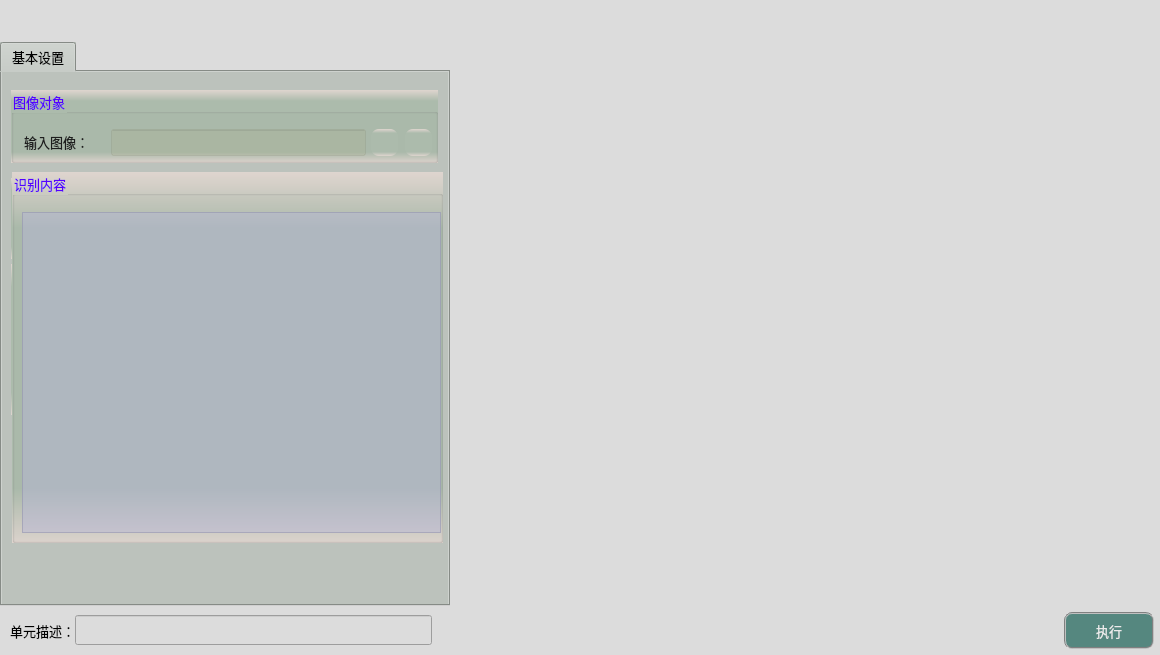
<?xml version="1.0" encoding="UTF-8"?>
<ui version="4.0">
 <class>frmQRcodeIdentifyClass</class>
 <widget class="QDialog" name="frmQRcodeIdentifyClass">
  <property name="geometry">
   <rect>
    <x>0</x>
    <y>0</y>
    <width>1160</width>
    <height>655</height>
   </rect>
  </property>
  <property name="sizePolicy">
   <sizepolicy hsizetype="Fixed" vsizetype="Fixed">
    <horstretch>0</horstretch>
    <verstretch>0</verstretch>
   </sizepolicy>
  </property>
  <property name="minimumSize">
   <size>
    <width>1160</width>
    <height>655</height>
   </size>
  </property>
  <property name="maximumSize">
   <size>
    <width>1160</width>
    <height>655</height>
   </size>
  </property>
  <property name="windowTitle">
   <string>二维码识别</string>
  </property>
  <property name="styleSheet">
   <string notr="true">background-color: rgb(220, 220, 220);</string>
  </property>
  <layout class="QGridLayout" name="gridLayout">
   <property name="leftMargin">
    <number>0</number>
   </property>
   <property name="topMargin">
    <number>0</number>
   </property>
   <property name="rightMargin">
    <number>0</number>
   </property>
   <property name="bottomMargin">
    <number>0</number>
   </property>
   <property name="spacing">
    <number>1</number>
   </property>
   <item row="0" column="0">
    <spacer name="verticalSpacer_2">
     <property name="orientation">
      <enum>Qt::Vertical</enum>
     </property>
     <property name="sizeType">
      <enum>QSizePolicy::Fixed</enum>
     </property>
     <property name="sizeHint" stdset="0">
      <size>
       <width>20</width>
       <height>42</height>
      </size>
     </property>
    </spacer>
   </item>
   <item row="1" column="0">
    <widget class="QTabWidget" name="tabWidget">
     <property name="sizePolicy">
      <sizepolicy hsizetype="Fixed" vsizetype="Expanding">
       <horstretch>0</horstretch>
       <verstretch>0</verstretch>
      </sizepolicy>
     </property>
     <property name="minimumSize">
      <size>
       <width>450</width>
       <height>550</height>
      </size>
     </property>
     <property name="maximumSize">
      <size>
       <width>16777215</width>
       <height>16777215</height>
      </size>
     </property>
     <property name="font">
      <font>
       <family>微软雅黑</family>
       <pointsize>10</pointsize>
      </font>
     </property>
     <property name="styleSheet">
      <string notr="true">background-color: #bcc2bc;</string>
     </property>
     <property name="currentIndex">
      <number>0</number>
     </property>
     <widget class="QWidget" name="tab">
      <attribute name="title">
       <string>基本设置</string>
      </attribute>
      <widget class="QGroupBox" name="groupC1">
       <property name="geometry">
        <rect>
         <x>9</x>
         <y>18</y>
         <width>427</width>
         <height>73</height>
        </rect>
       </property>
       <property name="font">
        <font>
         <family>微软雅黑</family>
         <pointsize>10</pointsize>
        </font>
       </property>
       <property name="styleSheet">
        <string notr="true">background-color: qlineargradient(x1:0, y1:0, x2:0, y2:1, stop:0 #dfd5cf, stop: 0.15 #acbbac, stop: 0.85 #acbbac,stop:1 #dfd5cf);
color: rgb(85, 0, 255);</string>
       </property>
       <property name="title">
        <string>图像对象</string>
       </property>
       <widget class="QLabel" name="label_4">
        <property name="geometry">
         <rect>
          <x>13</x>
          <y>42</y>
          <width>79</width>
          <height>19</height>
         </rect>
        </property>
        <property name="font">
         <font>
          <family>微软雅黑</family>
          <pointsize>10</pointsize>
         </font>
        </property>
        <property name="styleSheet">
         <string notr="true">color: rgb(30, 30, 30);
background: transparent;</string>
        </property>
        <property name="text">
         <string>输入图像：</string>
        </property>
       </widget>
       <widget class="QLineEdit" name="txtLinkImage">
        <property name="geometry">
         <rect>
          <x>100</x>
          <y>39</y>
          <width>255</width>
          <height>27</height>
         </rect>
        </property>
        <property name="font">
         <font>
          <family>微软雅黑</family>
          <pointsize>10</pointsize>
         </font>
        </property>
        <property name="styleSheet">
         <string notr="true">color: rgb(0, 0, 200);
background-color: rgba(170, 170, 127,50);</string>
        </property>
        <property name="alignment">
         <set>Qt::AlignCenter</set>
        </property>
        <property name="readOnly">
         <bool>true</bool>
        </property>
       </widget>
       <widget class="QPushButton" name="btnLinkImage">
        <property name="geometry">
         <rect>
          <x>360</x>
          <y>39</y>
          <width>27</width>
          <height>27</height>
         </rect>
        </property>
        <property name="toolTip">
         <string>链接图像</string>
        </property>
        <property name="styleSheet">
         <string notr="true">QWidget{ border:none;border-radius: 8px;padding: 2px 4px;}
QPushButton:hover{ background-color: rgba(85, 150, 127, 100);}
QPushButton:pressed{background-color: rgba(85, 180, 127, 160);}</string>
        </property>
        <property name="text">
         <string/>
        </property>
        <property name="icon">
         <iconset resource="sub_res.qrc">
          <normaloff>:/resource/link.png</normaloff>:/resource/link.png</iconset>
        </property>
        <property name="iconSize">
         <size>
          <width>27</width>
          <height>27</height>
         </size>
        </property>
       </widget>
       <widget class="QPushButton" name="btnDelLinkImage">
        <property name="geometry">
         <rect>
          <x>394</x>
          <y>39</y>
          <width>27</width>
          <height>27</height>
         </rect>
        </property>
        <property name="toolTip">
         <string>删除图像链接</string>
        </property>
        <property name="styleSheet">
         <string notr="true">QWidget{ border:none;border-radius: 8px;padding: 2px 4px;}
QPushButton:hover{ background-color: rgba(226, 142, 162, 100);}
QPushButton:pressed{background-color: rgba(226, 172, 162, 200);}</string>
        </property>
        <property name="text">
         <string/>
        </property>
        <property name="icon">
         <iconset resource="sub_res.qrc">
          <normaloff>:/resource/del_link.png</normaloff>:/resource/del_link.png</iconset>
        </property>
        <property name="iconSize">
         <size>
          <width>27</width>
          <height>27</height>
         </size>
        </property>
       </widget>
      </widget>
      <widget class="QGroupBox" name="groupC_2">
       <property name="enabled">
        <bool>false</bool>
       </property>
       <property name="geometry">
        <rect>
         <x>9</x>
         <y>106</y>
         <width>427</width>
         <height>81</height>
        </rect>
       </property>
       <property name="font">
        <font>
         <family>微软雅黑</family>
         <pointsize>10</pointsize>
        </font>
       </property>
       <property name="styleSheet">
        <string notr="true">background-color: qlineargradient(x1:0, y1:0, x2:0, y2:1, stop:0 #dfd5cf, stop: 0.15 #acbbac, stop: 0.85 #acbbac,stop:1 #dfd5cf);
color: rgb(85, 0, 255);</string>
       </property>
       <property name="title">
        <string>二维码类型</string>
       </property>
       <widget class="QLabel" name="label_5">
        <property name="geometry">
         <rect>
          <x>13</x>
          <y>39</y>
          <width>151</width>
          <height>19</height>
         </rect>
        </property>
        <property name="font">
         <font>
          <family>微软雅黑</family>
          <pointsize>10</pointsize>
         </font>
        </property>
        <property name="styleSheet">
         <string notr="true">color: rgb(30, 30, 30);
background: transparent;</string>
        </property>
        <property name="text">
         <string>支持的二维码类型：</string>
        </property>
       </widget>
       <widget class="QComboBox" name="comboMode">
        <property name="geometry">
         <rect>
          <x>166</x>
          <y>34</y>
          <width>120</width>
          <height>30</height>
         </rect>
        </property>
        <property name="sizePolicy">
         <sizepolicy hsizetype="Fixed" vsizetype="Fixed">
          <horstretch>0</horstretch>
          <verstretch>0</verstretch>
         </sizepolicy>
        </property>
        <property name="minimumSize">
         <size>
          <width>120</width>
          <height>30</height>
         </size>
        </property>
        <property name="maximumSize">
         <size>
          <width>188</width>
          <height>16777215</height>
         </size>
        </property>
        <property name="font">
         <font>
          <family>微软雅黑</family>
          <pointsize>10</pointsize>
         </font>
        </property>
        <property name="styleSheet">
         <string notr="true">QComboBox {
    border: 1px solid gray;
    border-radius: 2px;    
    color: rgb(0, 0, 200);
	background-color: rgba(170, 170, 127,100);
}
QComboBox::drop-down {
    subcontrol-origin: padding;
    subcontrol-position: top right;
    width: 15px; 
    border-left-width: 1px;
    border-left-color: darkgray;
    border-left-style: solid;
    border-top-right-radius: 3px;
    border-bottom-right-radius: 3px;
}

QComboBox::down-arrow {
    image: url(:/resource/down.png);
} 
QComboBox::down-arrow:on {
    top: 1px;
    left: 1px;
}</string>
        </property>
        <property name="sizeAdjustPolicy">
         <enum>QComboBox::AdjustToContents</enum>
        </property>
        <item>
         <property name="text">
          <string>QRCode</string>
         </property>
        </item>
       </widget>
      </widget>
      <widget class="QGroupBox" name="groupC3">
       <property name="enabled">
        <bool>false</bool>
       </property>
       <property name="geometry">
        <rect>
         <x>9</x>
         <y>192</y>
         <width>427</width>
         <height>151</height>
        </rect>
       </property>
       <property name="font">
        <font>
         <family>微软雅黑</family>
         <pointsize>10</pointsize>
        </font>
       </property>
       <property name="styleSheet">
        <string notr="true">background-color: qlineargradient(x1:0, y1:0, x2:0, y2:1, stop:0 #dfd5cf, stop: 0.15 #acbbac, stop: 0.85 #acbbac,stop:1 #dfd5cf);
color: rgb(85, 0, 255);</string>
       </property>
       <property name="title">
        <string>二维码参数</string>
       </property>
       <widget class="QGroupBox" name="groupC4">
        <property name="geometry">
         <rect>
          <x>12</x>
          <y>34</y>
          <width>403</width>
          <height>67</height>
         </rect>
        </property>
        <property name="font">
         <font>
          <family>微软雅黑</family>
          <pointsize>10</pointsize>
         </font>
        </property>
        <property name="styleSheet">
         <string notr="true">background-color: #acbbac;
color: rgb(0, 0, 127);</string>
        </property>
        <property name="title">
         <string>图像相乘参数</string>
        </property>
        <widget class="QDoubleSpinBox" name="spinMulValue">
         <property name="geometry">
          <rect>
           <x>97</x>
           <y>32</y>
           <width>85</width>
           <height>27</height>
          </rect>
         </property>
         <property name="font">
          <font>
           <family>微软雅黑</family>
           <pointsize>11</pointsize>
          </font>
         </property>
         <property name="styleSheet">
          <string notr="true">QWidget{color: rgb(85, 0, 255);background-color: rgb(180, 180, 210);}
QDoubleSpinBox::up-button{
    border:transparent;
}
QDoubleSpinBox::down-button{
    border:transparent;
}
QDoubleSpinBox::up-arrow{
    image:url(:/resource/up.png);
}
QDoubleSpinBox::down-arrow{
    image:url(:/resource/down.png);
}</string>
         </property>
         <property name="alignment">
          <set>Qt::AlignCenter</set>
         </property>
         <property name="decimals">
          <number>3</number>
         </property>
         <property name="maximum">
          <double>21.000000000000000</double>
         </property>
         <property name="singleStep">
          <double>0.010000000000000</double>
         </property>
         <property name="value">
          <double>0.003000000000000</double>
         </property>
        </widget>
        <widget class="QLabel" name="label_52">
         <property name="geometry">
          <rect>
           <x>13</x>
           <y>36</y>
           <width>83</width>
           <height>19</height>
          </rect>
         </property>
         <property name="font">
          <font>
           <family>微软雅黑</family>
           <pointsize>10</pointsize>
          </font>
         </property>
         <property name="styleSheet">
          <string notr="true">color: rgb(30, 30, 30);
background: transparent;</string>
         </property>
         <property name="text">
          <string>相乘系数：</string>
         </property>
        </widget>
       </widget>
       <widget class="QPushButton" name="btnTestImage">
        <property name="geometry">
         <rect>
          <x>334</x>
          <y>120</y>
          <width>83</width>
          <height>32</height>
         </rect>
        </property>
        <property name="sizePolicy">
         <sizepolicy hsizetype="Fixed" vsizetype="Fixed">
          <horstretch>0</horstretch>
          <verstretch>0</verstretch>
         </sizepolicy>
        </property>
        <property name="minimumSize">
         <size>
          <width>60</width>
          <height>30</height>
         </size>
        </property>
        <property name="font">
         <font>
          <family>微软雅黑</family>
          <pointsize>9</pointsize>
         </font>
        </property>
        <property name="styleSheet">
         <string notr="true">QWidget{ background-color: rgba(9, 42, 87, 200);}
QWidget{ color: rgb(235, 235, 235);}
QWidget{ border: 2px groove gray;border-radius: 5px;padding: 2px 4px;}
QPushButton:hover{ background-color: rgb(9, 62, 87);}
QPushButton:pressed{background-color: rgb(9, 82, 87);}</string>
        </property>
        <property name="text">
         <string>测试图像</string>
        </property>
       </widget>
       <widget class="QLabel" name="label_8">
        <property name="geometry">
         <rect>
          <x>285</x>
          <y>118</y>
          <width>43</width>
          <height>35</height>
         </rect>
        </property>
        <property name="font">
         <font>
          <family>黑体</family>
          <pointsize>12</pointsize>
         </font>
        </property>
        <property name="styleSheet">
         <string notr="true">color: rgb(30, 30, 30);
background: transparent;</string>
        </property>
        <property name="text">
         <string/>
        </property>
        <property name="pixmap">
         <pixmap resource="sub_res.qrc">:/resource/a_right.png</pixmap>
        </property>
        <property name="scaledContents">
         <bool>true</bool>
        </property>
       </widget>
      </widget>
      <widget class="QGroupBox" name="groupC6">
       <property name="geometry">
        <rect>
         <x>10</x>
         <y>100</y>
         <width>431</width>
         <height>371</height>
        </rect>
       </property>
       <property name="font">
        <font>
         <family>微软雅黑</family>
         <pointsize>10</pointsize>
        </font>
       </property>
       <property name="styleSheet">
        <string notr="true">background-color: qlineargradient(x1:0, y1:0, x2:0, y2:1, stop:0 #dfd5cf, stop: 0.15 #acbbac, stop: 0.85 #acbbac,stop:1 #dfd5cf);
color: rgb(85, 0, 255);</string>
       </property>
       <property name="title">
        <string>识别内容</string>
       </property>
       <widget class="QTextEdit" name="txtMsg">
        <property name="geometry">
         <rect>
          <x>10</x>
          <y>40</y>
          <width>419</width>
          <height>321</height>
         </rect>
        </property>
        <property name="font">
         <font>
          <family>微软雅黑</family>
         </font>
        </property>
        <property name="styleSheet">
         <string notr="true">QTextEdit         
{
    background-color: rgba(180, 180, 215,120);    
    gridline-color: rgba(220, 220, 255,255);
    color: rgba(20, 20, 20,200);
}
QScrollBar:vertical{ 
		background:#FFFFF2;
		padding-top:20px;
		padding-bottom:20px;
		padding-left:2px;
		padding-right:2px;
		border-left:1px solid #d7d7d7;}
QScrollBar::handle:vertical{
		background:#dbdbdb;
		border-radius:6px;
		min-height:20px;}
QScrollBar::handle:vertical:hover{
		background:#d0d0d0;}
QScrollBar::add-line:vertical{
		background:url(:/resource/down.png) center no-repeat;}
QScrollBar::sub-line:vertical{
		background:url(:/resource/up.png) center no-repeat;}
QScrollBar:horizontal{ 
		background:#FFFFF2;
		padding-top:20px;
		padding-bottom:20px;
		padding-left:2px;
		padding-right:2px;
		border-left:1px solid #d7d7d7;}
QScrollBar::handle:horizontal{
		background:#dbdbdb;
		border-radius:6px;
		min-height:20px;}
QScrollBar::handle:horizontal:hover{
		background:#d0d0d0;}
QScrollBar::add-line:horizontal{
		background:url(:/resource/right.png) center no-repeat;}
QScrollBar::sub-line:horizontal{
		background:url(:/resource/left.png) center no-repeat;}</string>
        </property>
        <property name="readOnly">
         <bool>true</bool>
        </property>
       </widget>
      </widget>
     </widget>
    </widget>
   </item>
   <item row="3" column="0" colspan="3">
    <layout class="QHBoxLayout" name="horizontalLayout">
     <property name="spacing">
      <number>0</number>
     </property>
     <property name="bottomMargin">
      <number>6</number>
     </property>
     <item>
      <spacer name="horizontalSpacer">
       <property name="orientation">
        <enum>Qt::Horizontal</enum>
       </property>
       <property name="sizeType">
        <enum>QSizePolicy::Fixed</enum>
       </property>
       <property name="sizeHint" stdset="0">
        <size>
         <width>10</width>
         <height>20</height>
        </size>
       </property>
      </spacer>
     </item>
     <item>
      <widget class="QLabel" name="label_3">
       <property name="sizePolicy">
        <sizepolicy hsizetype="Fixed" vsizetype="Fixed">
         <horstretch>0</horstretch>
         <verstretch>0</verstretch>
        </sizepolicy>
       </property>
       <property name="maximumSize">
        <size>
         <width>83</width>
         <height>25</height>
        </size>
       </property>
       <property name="font">
        <font>
         <family>微软雅黑</family>
         <pointsize>10</pointsize>
        </font>
       </property>
       <property name="styleSheet">
        <string notr="true">background-color: rgba(255, 255, 255, 0);</string>
       </property>
       <property name="text">
        <string>单元描述：</string>
       </property>
      </widget>
     </item>
     <item>
      <widget class="QLineEdit" name="txtDescribe">
       <property name="sizePolicy">
        <sizepolicy hsizetype="Fixed" vsizetype="Fixed">
         <horstretch>0</horstretch>
         <verstretch>0</verstretch>
        </sizepolicy>
       </property>
       <property name="minimumSize">
        <size>
         <width>357</width>
         <height>30</height>
        </size>
       </property>
       <property name="maximumSize">
        <size>
         <width>16777215</width>
         <height>30</height>
        </size>
       </property>
       <property name="font">
        <font>
         <family>微软雅黑</family>
         <pointsize>10</pointsize>
        </font>
       </property>
      </widget>
     </item>
     <item>
      <spacer name="horizontalSpacer_8">
       <property name="orientation">
        <enum>Qt::Horizontal</enum>
       </property>
       <property name="sizeHint" stdset="0">
        <size>
         <width>40</width>
         <height>20</height>
        </size>
       </property>
      </spacer>
     </item>
     <item>
      <widget class="QPushButton" name="btnExecute">
       <property name="minimumSize">
        <size>
         <width>90</width>
         <height>37</height>
        </size>
       </property>
       <property name="font">
        <font>
         <family>微软雅黑</family>
         <pointsize>10</pointsize>
        </font>
       </property>
       <property name="styleSheet">
        <string notr="true">QWidget{ background-color: rgb(85, 135, 127);}
QWidget{ color: rgb(235, 235, 235);}
QWidget{ border: 2px groove gray;border-radius: 8px;padding: 2px 4px;}
QPushButton:hover{ background-color: rgb(85, 155, 127);}
QPushButton:pressed{background-color: rgb(85, 175, 127);}</string>
       </property>
       <property name="text">
        <string>执行</string>
       </property>
      </widget>
     </item>
     <item>
      <spacer name="horizontalSpacer_2">
       <property name="orientation">
        <enum>Qt::Horizontal</enum>
       </property>
       <property name="sizeType">
        <enum>QSizePolicy::Fixed</enum>
       </property>
       <property name="sizeHint" stdset="0">
        <size>
         <width>6</width>
         <height>20</height>
        </size>
       </property>
      </spacer>
     </item>
    </layout>
   </item>
   <item row="0" column="2">
    <spacer name="verticalSpacer">
     <property name="orientation">
      <enum>Qt::Vertical</enum>
     </property>
     <property name="sizeType">
      <enum>QSizePolicy::Fixed</enum>
     </property>
     <property name="sizeHint" stdset="0">
      <size>
       <width>20</width>
       <height>42</height>
      </size>
     </property>
    </spacer>
   </item>
   <item row="1" column="2">
    <layout class="QGridLayout" name="imageLayout">
     <property name="spacing">
      <number>1</number>
     </property>
    </layout>
   </item>
   <item row="2" column="0">
    <spacer name="verticalSpacer_4">
     <property name="orientation">
      <enum>Qt::Vertical</enum>
     </property>
     <property name="sizeType">
      <enum>QSizePolicy::Fixed</enum>
     </property>
     <property name="sizeHint" stdset="0">
      <size>
       <width>20</width>
       <height>5</height>
      </size>
     </property>
    </spacer>
   </item>
   <item row="1" column="1">
    <spacer name="horizontalSpacer_3">
     <property name="orientation">
      <enum>Qt::Horizontal</enum>
     </property>
     <property name="sizeType">
      <enum>QSizePolicy::Fixed</enum>
     </property>
     <property name="sizeHint" stdset="0">
      <size>
       <width>3</width>
       <height>20</height>
      </size>
     </property>
    </spacer>
   </item>
  </layout>
 </widget>
 <layoutdefault spacing="6" margin="11"/>
 <resources>
  <include location="sub_res.qrc"/>
  <include location="../../ImageProcess/ImageView/sub_res.qrc"/>
  <include location="../BarcodeIdentify/sub_res.qrc"/>
 </resources>
 <connections/>
</ui>
